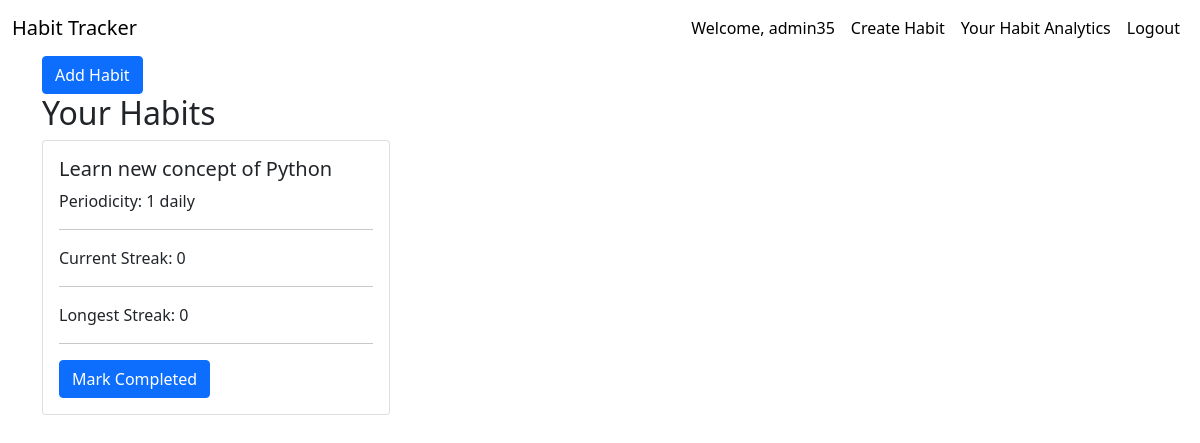
Screenshot of / (signed in) with the database file from the repository.
### core/models.py (models this page shows, shortened)
class Habit(models.Model):
    FREQUENCY_CHOICES = [
        ('daily', 'Daily'),
        ('weekly', 'Weekly'),
    ]
    user = models.ForeignKey(User, on_delete=models.CASCADE)
    task = models.CharField(max_length=200)
    periodicity = models.PositiveIntegerField()
    frequency = models.CharField(max_length=10, choices=FREQUENCY_CHOICES)
    current_streak = models.PositiveIntegerField(default=0)
    longest_streak = models.PositiveIntegerField(default=0)
    last_completed_date = models.DateField(null=True, blank=True)
    broken = models.BooleanField(default=False)
    missed_completions = models.PositiveIntegerField(default=0)
    created_date = models.DateField(auto_now_add=True)

### core/views.py (the view)
# urls.py: path('', views.HabitListView.as_view(), name='habit_list_view'),
class HabitListView(LoginRequiredMixin, ListView):
    template_name = 'pages/habit_list_page.html'
    context_object_name = 'habit_list'
    form_class = HabitForm
    model = Habit
    success_url = reverse_lazy('habit_list_view')
    def get_queryset(self, *args, **kwargs):
        super().get_queryset()
        qs = self.model.objects.filter(user=self.request.user)
        return qs
    def get_context_data(self, **kwargs):
        context = super().get_context_data(**kwargs)
        context['form'] = self.form_class
        return context

### core/templatetags/habit_completed_tag.py (called while the page is built)
@register.filter(name='completed_today')
def completed_today(habit, user):
    if habit.frequency == 'weekly':
        start_of_week = timezone.now().date() - timedelta(days=timezone.now().date().weekday())
        end_of_week = start_of_week + timedelta(days=6)
        return CompletedTask.objects.filter(habit=habit, completed_date__range=(start_of_week, end_of_week),
                                            habit__user=user).exists()
    return habit.completedtask_set.filter(completed_date=date.today()).exists()

### templates/pages/habit_list_page.html (shortened to what this page needs)
{% extends 'base.html' %}
{% load habit_completed_tag %}
{% load crispy_forms_filters %}
{% load static %}
{% block content %}
<div class="container">
    <div class="row">
        <div class="col-md-7">
            <button type="button" class="btn btn-primary" data-bs-toggle="modal" data-bs-target="#habitModal">
                Add Habit
            </button>
        </div>
    </div>
    <h2>Your Habits</h2>
    <div class="row">
    <div class="row">
    {% for data in habit_list %}
    <div class="col-md-4 mb-4">
        <div class="card">
            <div class="card-body">
                <h5 class="card-title">{{ data.task }}</h5>
                <p class="card-text">
                    Periodicity: {{ data.periodicity }} {{ data.frequency }}
                <hr>
                    Current Streak: {{ data.current_streak }}
             <hr>
                    Longest Streak: {{ data.longest_streak }}
             <hr>
                </p>
                <form method="get" action="{% url 'mark_completed' data.id %}">
                    {% if data|completed_today:request.user %}
                        <button  class="btn btn-success disabled">
                              Your Goal Is Achieved.
                        </button>
                    {% else %}
                        <button type="submit" class="btn btn-primary">
                            Mark Completed
                        </button>
                          {% endif %}
                </form>
            </div>
        </div>
    </div>
    {% endfor %}
</div>
    </div>
</div>
{% endblock content %}

### templates/partials/_navbar.html (shortened to what this page needs)
{% load static %}
  <nav class="navbar sticky-top navbar-expand-lg">
    <div class="container-fluid">
      <a class="navbar-brand" href="{% url 'habit_list_view' %}">Habit Tracker</a>
      <div class="collapse navbar-collapse" id="navbarNavAltMarkup">
        <div class="navbar-nav ms-auto">
          {%  if request.user.is_authenticated %}
                 <a class="nav-link"> Welcome, {{ request.user.username }}</a>
                   <a class="nav-link" href="{% url 'habit_list_view' %}"> Create Habit</a>
                   <a class="nav-link" href="{% url 'analytic_question_answer' %}"> Your Habit Analytics </a>
                  <a class="nav-link" href="{% url 'logout' %}">Logout</a>
          {% else %}
                 <a class="nav-link" href="{% url 'login' %}">Login</a>
          {% endif %}
        </div>
      </div>
    </div>
  </nav>

### templates/partials/_navbar.html (style rules this page uses)
a { color: black; text-decoration: none; }
.nav-link { color: black; }

### rows the page displays
Habit: task "Learn new concept of Python", periodicity "1", frequency "daily", current_streak "0", longest_streak "0", shows "Mark Completed"

### other values shown
{{ request.user.username }} "admin35"
